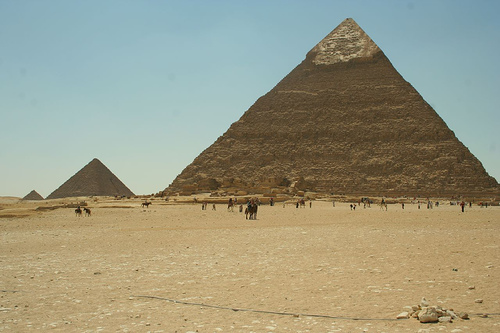
#> input picture Pyramid.jpg, 500 x 333 px
$ python '自适应阈值.py'
#> lines starting #> are read from the running program, lines starting #| are printed output that depends on the picture; after the words box and inside, x2 and y2 are one past the last pixel; in counts of white or black regions, pixels touching at a corner belong together
# [23 lines of commented-out code are left out]

import cv2
import matplotlib.pyplot as plt

literacy_path = 'Pyramid.jpg'

img_literacy = cv2.imread(literacy_path, 0)
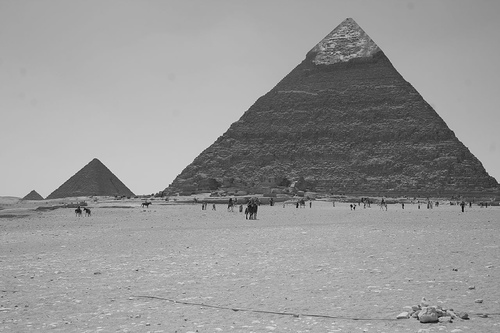
#> img_literacy: shape (333, 500); min 4, max 226, mean 150.3

# threshold
ret, thresh = cv2.threshold(img_literacy, 0, 255, cv2.THRESH_BINARY + cv2.THRESH_OTSU)
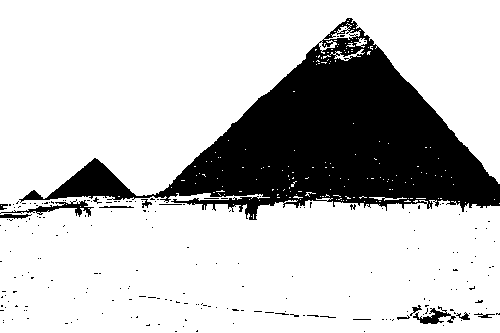
#> thresh: shape (333, 500); 77.7% white; 212 black regions (198 under 20 px), largest, box (x1, y1, x2, y2) and area: (19, 18, 500, 220) 35435, (0, 199, 94, 217) 414, (413, 306, 456, 324) 294
#> ret = 125
print(ret)  # 124
#| 125.0
# adaptive threshold
thresh1 = cv2.adaptiveThreshold(img_literacy, 255, cv2.ADAPTIVE_THRESH_MEAN_C, cv2.THRESH_BINARY, 11, 0)
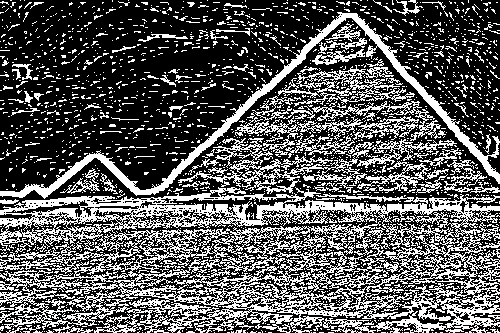
#> thresh1: shape (333, 500); 35% white in thin lines or dots
thresh2 = cv2.adaptiveThreshold(img_literacy, 255, cv2.ADAPTIVE_THRESH_MEAN_C, cv2.THRESH_BINARY, 11, 2)
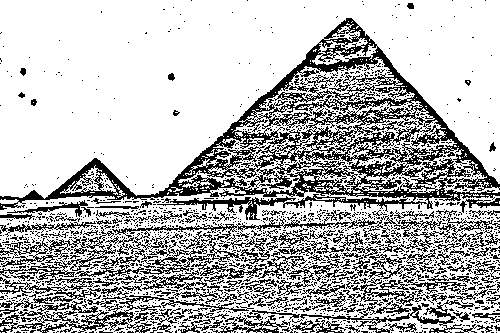
#> thresh2: shape (333, 500); 72.1% white; black in thin lines or dots
thresh3 = cv2.adaptiveThreshold(img_literacy, 255, cv2.ADAPTIVE_THRESH_GAUSSIAN_C, cv2.THRESH_BINARY, 11, 0)
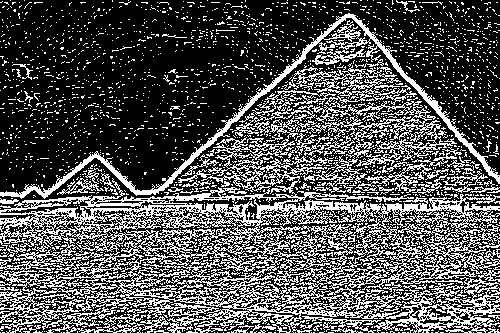
#> thresh3: shape (333, 500); 32.8% white in thin lines or dots
thresh4 = cv2.adaptiveThreshold(img_literacy, 255, cv2.ADAPTIVE_THRESH_GAUSSIAN_C, cv2.THRESH_BINARY, 11, 2)
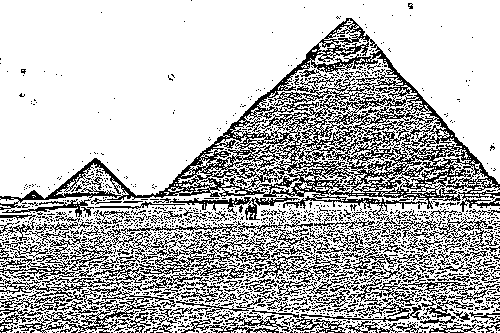
#> thresh4: shape (333, 500); 73% white; black in thin lines or dots

# write img
cv2.imwrite('otsu.jpg',thresh)
cv2.imwrite('adaptive_mean_0.jpg',thresh1)
cv2.imwrite('adaptive_mean_2.jpg',thresh2)
cv2.imwrite('adaptive_gaussian_0.jpg',thresh3)
cv2.imwrite('adaptive_gaussian_2.jpg',thresh4)

# show image
plt.figure('adaptive threshold', figsize=(12, 8))
plt.subplot(231), plt.imshow(img_literacy, cmap='gray'), plt.title('original')
plt.subplot(234), plt.imshow(thresh, cmap='gray'), plt.title('otsu')
plt.subplot(232), plt.imshow(thresh1, cmap='gray'), plt.title('adaptive_mean_0')
plt.subplot(235), plt.imshow(thresh2, cmap='gray'), plt.title('adaptive_mean_2')
plt.subplot(233), plt.imshow(thresh3, cmap='gray'), plt.title('adaptive_gaussian_0')
plt.subplot(236), plt.imshow(thresh4, cmap='gray'), plt.title('adaptive_gaussian_2')

plt.show()
